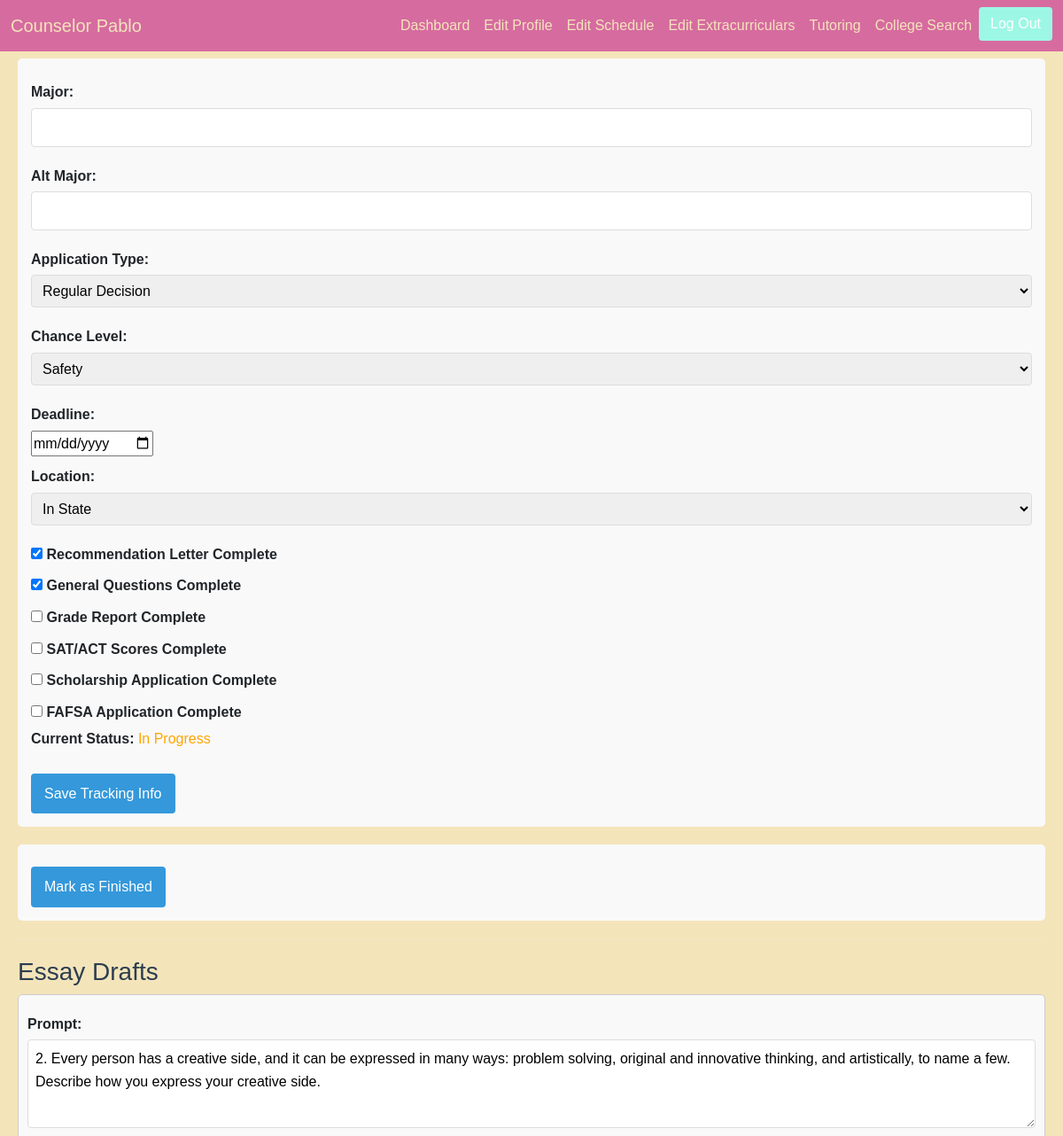
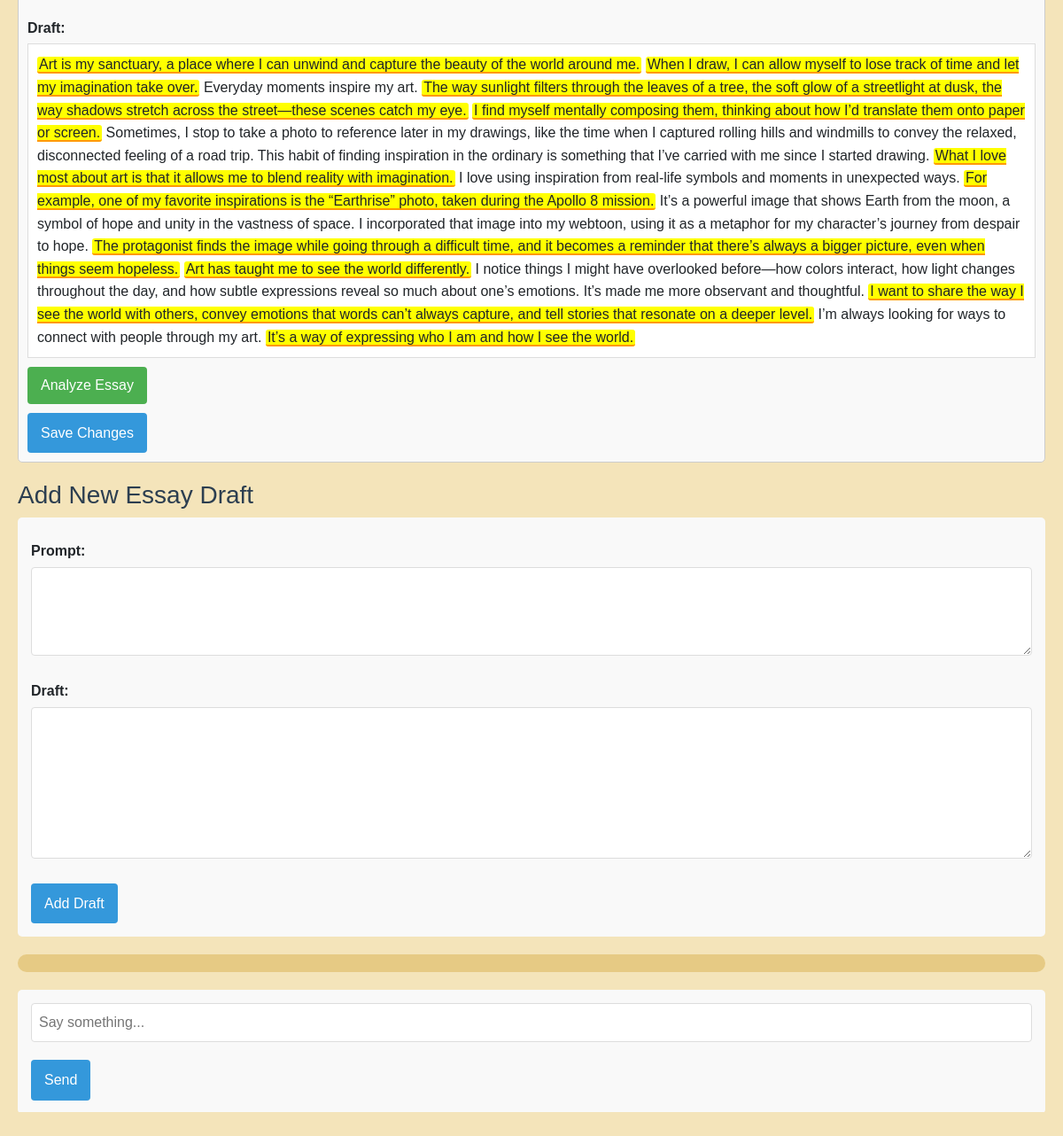
Screenshot of /application/1/ (signed in) with the database file from the repository (2 pictures, top to bottom).
### counselor/models.py (models this page shows, shortened)
class CollegeApplication(models.Model):
    user = models.ForeignKey(User, on_delete=models.CASCADE)
    college = models.CharField(max_length=1000, blank=True, null=True)
    major = models.CharField(default="", max_length=1000, blank=True, null=True)
    alt_major = models.CharField(max_length=1000, blank=True, null=True)
    TYPE = [
        (1, 'Regular Decision'),
        (2, 'Early Decision'),
        (3, 'Early Decision I'),
        (4, 'Early Decision II'),
        (5, 'Early Action'),
        (6, 'Early Action I'),
        (7, 'Early Action II'),
        (8, 'Restrictive Early Action')
    ]
    application_type = models.IntegerField(default=1, choices=TYPE)
    CHANCE = [
        (1, 'Safety'),
        (2, 'Target'),
        (3, 'Reach'),
        (4, 'Far Reach')
    ]
    chance = models.IntegerField(default=1, choices=CHANCE)
    deadline = models.DateField(blank=True, null=True)
    LOCATION = [
        (1, 'In State'),
        (2, 'Out of State'),
        (3, 'International')
    ]
    location = models.IntegerField(default=1, choices=LOCATION)
    STATUS = [
        (1, 'Not Complete'),
        (2, 'Complete')
    ]
    rec_letter_status = models.IntegerField(default=1, choices=STATUS)
    general_questions_status = models.IntegerField(default=1, choices=STATUS)
    grade_report_status = models.IntegerField(default=1, choices=STATUS)
    SAT_ACT_score_status = models.IntegerField(default=1, choices=STATUS)
    scholarship_application_status = models.IntegerField(default=1, choices=STATUS)
    FAFSA_application_status = models.IntegerField(default=1, choices=STATUS)
    APP_STATUS = [
        (1, 'In Progress'),
        (2, 'Submitted'),
        (3, 'Admitted'),
        (4, 'Deferred'),
        (5, 'Waitlisted'),
        (6, 'Denied')
    ]
    application_status = models.IntegerField(default=1, choices=APP_STATUS)

class EssayDraft(models.Model):
    user = models.ForeignKey(User, on_delete=models.CASCADE)
    application = models.ForeignKey(CollegeApplication, on_delete=models.CASCADE, blank=True, null=True)
    prompt = models.TextField()
    draft = models.TextField()

### counselor/views.py (the view, shortened to what this page needs)
# urls.py: path('application/<int:app_id>/', views.track_application, name='track_application'),
@csrf_exempt
def track_application(request, app_id):
    if not request.session.get('logged_in'):
        return redirect('counselor:login')
    user = User.objects.get(email=request.session["email"])
    application = get_object_or_404(CollegeApplication, id=app_id, user=user)
    essay_drafts = EssayDraft.objects.filter(application=application)
    return render(request, 'track_application.html', {
        'application': application,
        'essay_drafts': essay_drafts
    })

### counselor_chat/context_processors.py (called while the page is built)
def page_identifier(request):
    return {
        'page_identifier': request.path.replace("/", "_") # can be changed if duplicates? shouldnt be...
    }

### counselor/templates/track_application.html (shortened to what this page needs)
{% extends 'base.html' %}
{% block content %}
    <h2>Tracking Application for {{ application.college }}</h2>
    <form method="POST">
        <label>Major:</label>
        <input type="text" name="major" value="{{ application.major }}">
        <label>Alt Major:</label>
        <input type="text" name="alt_major" value="{{ application.alt_major }}">
        <label>Application Type:</label>
        <select name="application_type">
            {% for val, label in application.TYPE %}
                <option value="{{ val }}" {% if val == application.application_type %}selected{% endif %}>{{ label }}</option>
            {% endfor %}
        </select>
        <label>Chance Level:</label>
        <select name="chance">
            {% for val, label in application.CHANCE %}
                <option value="{{ val }}" {% if val == application.chance %}selected{% endif %}>{{ label }}</option>
            {% endfor %}
        </select>
        <label>Deadline:</label>
        <input type="date" name="deadline" value="{{ application.deadline|date:'Y-m-d' }}">
        <label>Location:</label>
        <select name="location">
            {% for val, label in application.LOCATION %}
                <option value="{{ val }}" {% if val == application.location %}selected{% endif %}>{{ label }}</option>
            {% endfor %}
        </select>
        <label><input type="checkbox" name="rec_letter_status" value="2" {% if application.rec_letter_status == 2 %}checked{% endif %}> Recommendation Letter Complete</label>
        <label><input type="checkbox" name="general_questions_status" value="2" {% if application.general_questions_status == 2 %}checked{% endif %}> General Questions Complete</label>
        <label><input type="checkbox" name="grade_report_status" value="2" {% if application.grade_report_status == 2 %}checked{% endif %}> Grade Report Complete</label>
        <label><input type="checkbox" name="SAT_ACT_score_status" value="2" {% if application.SAT_ACT_score_status == 2 %}checked{% endif %}> SAT/ACT Scores Complete</label>
        <label><input type="checkbox" name="scholarship_application_status" value="2" {% if application.scholarship_application_status == 2 %}checked{% endif %}> Scholarship Application Complete</label>
        <label><input type="checkbox" name="FAFSA_application_status" value="2" {% if application.FAFSA_application_status == 2 %}checked{% endif %}> FAFSA Application Complete</label>
        <p><strong>Current Status:</strong>
            {% if application.application_status == 2 %}
                <span class="status-complete">Submitted</span>
            {% else %}
                <span class="status-in-progress">In Progress</span>
            {% endif %}
        </p>
        <button type="submit">Save Tracking Info</button>
    </form>
    {% if application.application_status != 2 %}
        <form method="POST" style="margin-top: 20px;">
            <button type="submit">Mark as Finished</button>
        </form>
    {% endif %}
    <hr>
    <h3>Essay Drafts</h3>
    {% for draft in essay_drafts %}
        <form method="POST" style="border: 1px solid #ccc; padding: 10px; margin-bottom: 20px;">
            <label>Prompt:</label>
            <textarea name="prompt" rows="2" cols="100">{{ draft.prompt }}</textarea>
            <label>Draft:</label>
            <div class="essay-feedback" contenteditable="true" data-draft-id="{{ draft.id }}">{{ draft.draft|safe }}</div>
            <button type="submit" name="save_draft_only" value="1">Save Changes</button>
        </form>
    {% endfor %}
    <h3>Add New Essay Draft</h3>
    <form method="POST">
        <label>Prompt:</label>
        <textarea name="prompt" rows="2" cols="100"></textarea>
        <label>Draft:</label>
        <textarea name="draft" rows="6" cols="100"></textarea>
        <button type="submit" name="save_draft_only" value="1">Add Draft</button>
    </form>
    {% include 'chat_widget.html' %}
{% endblock %}

### counselor/static/css/mainfile.css (style rules this page uses)
body { padding-top: 3rem; background-color: #f4e4ba; }

### counselor/templates/track_application.html (style rules this page uses)
body { font-family: Arial, sans-serif; line-height: 1.6; padding: 20px; max-width: 1200px; margin: 0 auto; }
h2, h3 { color: #2c3e50; }
form { margin-bottom: 20px; padding: 15px; background: #f9f9f9; border-radius: 5px; }
label { display: block; margin: 10px 0 5px; font-weight: bold; }
input[type="text"], textarea, select { width: 100%; padding: 8px; margin-bottom: 10px; border: 1px solid #ddd; border-radius: 4px; }
textarea { min-height: 100px; }
button { background: #3498db; color: white; border: none; padding: 10px 15px; border-radius: 4px; cursor: pointer; margin-top: 10px; }
hr { margin: 20px 0; border: 0; border-top: 1px solid #eee; }
.essay-feedback { min-height: 200px; border: 1px solid #ddd; padding: 10px; margin-bottom: 10px; background: white; }
.status-in-progress { color: orange; }
.highlight-visible { background-color: #ff0 !important; border-bottom: 2px solid #f90 !important; padding: 0 2px !important; border-radius: 3px !important; cursor: help; }

### rows the page displays
CollegeApplication: application_type "Regular Decision", chance "Safety", location "In State", rec_letter_status "☑", general_questions_status "☑"
EssayDraft: prompt "2. Every person has a creative side, and it can be expressed in many ways: problem solving, original and innovative thinking, and artistically, to name a few. Describe how you express your creative side.", draft "Art is my sanctuary, a place where I can unwind and capture the beauty of the world around me. When I draw, I can allow myself to lose track of time and let my imagination take over. Everyday moments inspire my art. The way sunlight filters through the leaves of a tree, the soft glow of a streetlight at dusk, the way shadows stretch across the street—these scenes catch my eye. I find myself mentally composing them, thinking about how I’d translate them onto paper or screen. Sometimes, I stop to take a photo to reference later in my drawings, like the time when I captured rolling hills and windmills to convey the relaxed, disconnected feeling of a road trip. This habit of finding inspiration…"
